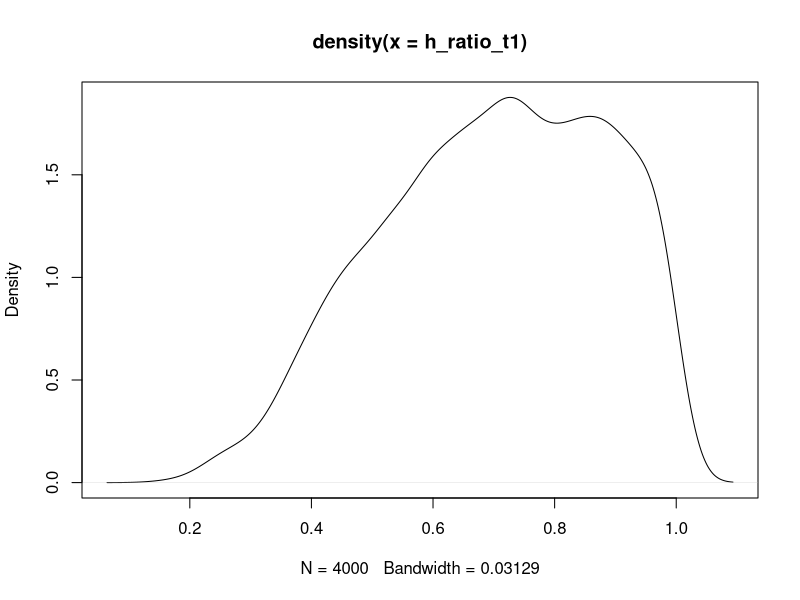
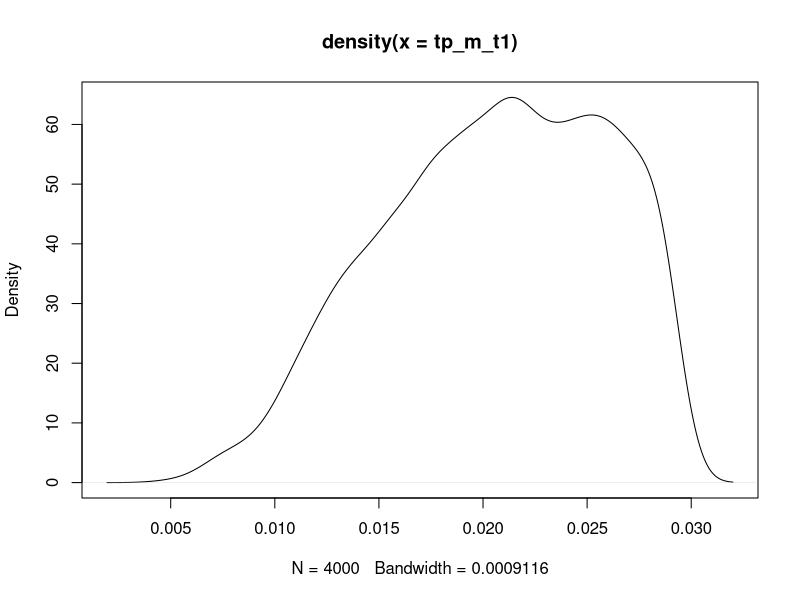
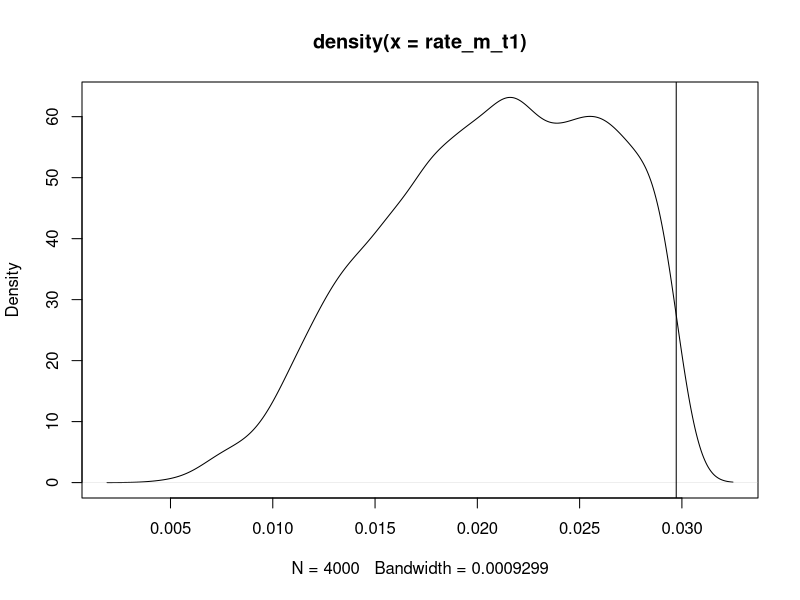

R code for these plots, in order:
###########################
# P2 OLD STUFF
##########################

##############################
# Proposal 3: Melanoma
##############################

set.seed(20)
options(scipen=999) # trun off scientifc notation (for convergence axis)


######################################################################################################
##### INPUTS


###################
# simulation resoultion
MCouter <- 4000 # NOTE not bad convergence of EVTPI at MCouter = 40000
MCinner <- 4000 
# MCinner <- 10000 # m simulations for each inner loop
ptm <- proc.time() # start the clock


###################
# Epi parameters


# ignore below?
# early day 3 treatment
#mu_t1_U <- 0 # uninformed mean of treatment effect (log odds ratio scale)
#sigma_t1_U <- 0.5 # uninformed sd of treatment effect (log odds ratio scale) 
# UCI  log odds ratio
#0 + sigma_t1_U*1.96 # correct!
# UCI odds ratio
#exp(0 + sigma_t1_U*1.96)  # correct!
# LCI odds ratio
#exp(0 - sigma_t1_U*1.96)  # correct!
# informed priors 
#sigma_t0_I <- 0.
#sigma_t1_I <- 0.2

#########################
# health system model inputs (some may not be needed)
Utilisation =  0  
Incidence =  1137 #(NICE budget impact statements) 
#Prevalence =  # ignore for now!
Time_info =  10   
D_rate =  0.035 
k = 15000 
#Time_research =  6
#Time_delay_informprior = 0.5 # set later in code: do for two options: 6 months (0.5 ) and 2 years (2)
Cost_research_NETSCC =  2522710
Cost_research_NHS = -62410967



# Uninformed prior on LOR 
###################

#ignore?
######################################################################################################
# [2] Specify a diffuse prior on the log odds ratio of functional recovery
#LO_t0_U <- rnorm(MCouter, mu_t0_U, sigma_t0_U)
#LOR_t1_U <- rnorm(MCouter, mu_t1_U, sigma_t1_U)
#plot(density(LOR_t1_U))
#priorplot.df <- as.data.frame(LO_t0_U)
#ggplot(priorplot.df, aes(x=LO_t0_U)) + geom_density(fill = "blue", alpha = 0.5) +
#  geom_hline(yintercept = 0, size = 1) + 
#  geom_vline(xintercept = 0, size = 1) +
#  annotate("text", x=4.5, y=0.17, label="~N(mean = 0, sd = 2)", size = 5) + 
#  ggtitle("Prior distribution of functional recovery for each treatment") + 
#  scale_x_continuous("Log odds of functional recovery") +
#  scale_y_continuous("Density") +
#  theme_igray()
#plot(density(LO_t1_U))
#########################################################################################
# [3] Now a range of (l) implied plausible values for the proportion of people 
# expected to have the event with both treatments 
library(fdrtool)

P_t0_U <- 0.51
Odds_t0_U <- P_t0_U / (1 - P_t0_U)
LO_t0_U <- log(Odds_t0_U)

# halfnormal simulations on LOR 
sigma_t1_U <- 0.5
LOR_t1_U <- -rhalfnorm(MCouter, theta=sd2theta(sigma_t1_U))
#plot(density(LOR_t1_U))

LO_t1_U <- LO_t0_U + LOR_t1_U 
Odds_t1_U <- exp(LO_t1_U)
P_t1_U <- Odds_t1_U / (Odds_t1_U + 1) 

#plot(density(P_t1_U)) # looks good - about 99% of density over 0.25 - maybe too much probability at 0.5
#Odds_t1_U <- exp(LO_t1_U)
#P_t1_U <- Odds_t1_U / (1 + Odds_t1_U)

#summary(Odds_t1_U)
#summary(LOR_t1_U)
#plot(density(Odds_t1_U))
#plot(density(Odds_t1_U))

#################################
# NATURAL OUTCOME - NOT INCLUDING SECONDARY OUTCOMES!!!
##################################
# current treatment will always be better! so no uncertainty

# construct the (natural outcome) INB_t1 function 
# primary outcome is a good natural outcome (units = progression free survival at 2 years) 
INB_Event_nat = 1
NB_t0_U_nat <- P_t0_U*INB_Event_nat
NB_t1_U_nat <- 1/sd2theta(sigma_t1_U)*INB_Event_nat #analytic mean
E_NB_t0_U_nat <- mean(NB_t0_U_nat)
E_NB_t1_U_nat <- mean(NB_t1_U_nat)
# events per year for each treatment
E_NB_t0_U_nat*Incidence
E_NB_t1_U_nat*Incidence




#################################
# NATURAL OUTCOME -  SECONDARY OUTCOMES INCLUDED
##################################

# difference in costs
# use markov to convert 2 year PFS to mean time to transition

# notes on function --- BETTER FORMULA BELOW!!! expected_time_in_state2
####################
# based on Toronto course markov model
#perc_in_state : % in the state you care about
#at_time : % in the state you care about at time X (in months)
#numb_cycles: how long to run the markov 
# model assumes constant risk over time! 

expected_time_in_state <- function(perc_in_state, at_time, numb_cycles){
  
  # model as prob of leaving state
  #perc_in_state = 0.37
  prob_leave_state <- 1 - perc_in_state # probability of not being the the start state when time = at_time
  
  rate_leave <- -log(1-prob_leave_state )/at_time
  # one month probability of leaving starting state (transition from state S to state not S)
  p.S_notS <- 1 - exp(-rate_leave)
  p.S_notS
  
  
  #p.S_S <- exp(--log(1-perc_in_state)/at_time) 
  
  n.t <- numb_cycles                                    # number of cycles
  v.n <- c("start state", "not start state")  # state names
  n.s<- length(v.n)                            # number of states
  m.P <- rbind(c(1-p.S_notS, p.S_notS), # Transition matrix
               c(0,            1))
  
  m.TR <- matrix(NA, nrow = n.t, ncol = n.s, 
                 dimnames = list(1:n.t, v.n))   # create Markov trace
  m.TR[1,] <- c(1,0)                         # initialize Markov trace
  for (t in 2:n.t)                             # throughout the number of cycles
  {
    m.TR[t, ] <-m.TR[t - 1,] %*% m.P           # estimate the Markov trace for cycle t 
  }
  
  # go from cumulative sum in start state to the differences in % after each month
  # i.e. 97% in state after 1 month => 3% only lived one month
  # 94% in state after 2 months => 3% more lived 2 months... etc 
  vec <- m.TR[,1] # create start state as cumulative sum vector
  startstate <- -c(vec[1],diff(vec))
  
  # get weighted average for months to progression
  
  # weighted average of % progressed in month i x month i 
  startstate %*% 0:(n.t - 1)
  
}



# alternative formula possible - analytic matrix solution:
# https://www.researchgate.net/profile/J_Beck3/publication/16527320_The_Markov_Process_in_Medical_Prognosis/links/53fb3ec40cf20a4549705c5b.pdf
# the initial part assumes constant risks over time (prob of transitioning from pre prog to death or post prog)
# implicity runs the markov to infinity

expected_time_in_state2 <- function(perc_in_state, at_time){
  
  # model as prob of leaving state
  #perc_in_state = 0.37
  prob_leave_state <- 1 - perc_in_state # probability of not being the the start state when time = at_time
  
  rate_leave <- -log(1-prob_leave_state )/at_time
  # one month probability of leaving starting state (transition from state S to state not S)
  p.S_notS <- 1 - exp(-rate_leave)
  p.S_notS
  
  # based on p431 of 
  # https://www.researchgate.net/profile/J_Beck3/publication/16527320_The_Markov_Process_in_Medical_Prognosis/links/53fb3ec40cf20a4549705c5b.pdf
  # The "matrix" Q you are interested in
  p.S_S <- 1- p.S_notS
  
  # fundamental matrix (N) = the inverse of (I - Q), where I is identity and Q is the matrix
  # you are interested in
  #
  solve(1 - p.S_S)
  # this tells you how many cycles you will spend in the state S 
  
}



mean_time_preProg_t0 <- expected_time_in_state2(perc_in_state = 0.51, at_time = 24)
mean_time_preProg_t0
# people spend 33.5 months on average for progression free
# (note: median around 25 months according to this)

# per person costs
Drug_cost_month <- 6000

# average cost per person
mean_time_preProg_t0*Drug_cost_month

# in general purpose file!
# CONTINUOUS ACCRUAL AND DISCOUNTING FORMULA
#####################################
# for costs and populations
# NB inputs in YEARS!!!
# if something builds up steadly over time (like population)
# put in yearly accrual (incidence)
# and this extends it for the required number of YEARS and
# discounts appropriately
contin_accrual_disc <- function(D_rate, accrual_per_year, years, start_year = 0){
  (accrual_per_year/-D_rate) * (exp(-D_rate*years) - exp(-D_rate*start_year))
}

# average cost per person (discounted)
contin_accrual_disc(D_rate, Drug_cost_month*12, mean_time_preProg_t0/12)





### Costs and consequences table
##########

# expected yearly additional costs of using control treatment
mean_time_preProg_t0*Drug_cost_month*Incidence


# 2 year PFS for current treatment 
P_t0_U*Incidence

# non-inferiority according to proposal
(0.51 - 0.079)*Incidence

# this implies a cost per additinal 2 year PFS of

mean_time_preProg_t0*Drug_cost_month*Incidence/((0.51 - 0.079)*Incidence)

# equivalent spent else where in health system

(mean_time_preProg_t0*Drug_cost_month*Incidence/((0.51 - 0.079)*Incidence))/k





MCD_nat = 0.079 # this is the difference between equivalent effects for t1 and t0
# i.e. it reflects how much better the new treatment is on the secondary outcomes

INB_t1_U_nat <- P_t1_U - P_t0_U + MCD_nat
# i.e. if the probabiliyt of the primary event was the same in both treatments then t1 would be
# better as it has better secondary characteristics. This advantage is represented by the MCD

# old stuff
#INB_Event_nat = 1
#used analytic expectation of half normal = 1/theta
# events per year for each treatment
#E_NB_t0_U_nat*Incidence
#E_NB_t1_U_nat*Incidence
# old stuff

NB_t0_U_nat <- P_t0_U
NB_t1_U_nat <- P_t1_U + MCD_nat
E_NB_t0_U_nat <- mean(NB_t0_U_nat) #both analytic so no real need for this!
E_NB_t1_U_nat <- mean(NB_t1_U_nat) #both analytic so no real need for this!

# vector for calculating VOI outputs- needs to use simulations
NB_t_U_nat <- cbind(NB_t0_U_nat, NB_t1_U_nat)


# Population calculations - no delay (ignore prevalence!)
##############################################
#Pop_total <- (Incidence/-D_rate) * (exp(-D_rate*Time_info) - exp(-D_rate*0))
# Incidence                                                     time end                time start
#Pop_during_trial <-  ((Incidence) /-D_rate) * (exp(-D_rate*Time_research) - exp(-D_rate*0))
#Pop_after_trial <-  ((Incidence) /-D_rate) * (exp(-D_rate*Time_info) - exp(-D_rate*Time_research))


# Best outcome with uninformed prior 
#EVTCI_U_nat = max(0, E_INB_t1_U_nat) # in this case should always equal zero if no Monte carlo error
NB_EVTCI_U = max(E_NB_t0_U_nat, E_NB_t1_U_nat) # 

# EVTPI with uninformed prior and natural outcome
#EVTPI_U_nat <- mean(apply(INB_t_U_nat, 1, max))
NB_VTPI_U <- apply(NB_t_U_nat, 1, max) #so I can check convergence
NB_EVTPI_U <- mean(NB_VTPI_U)


NB_EVPI_U <-  NB_EVTPI_U - NB_EVTCI_U
#Running mean to check convergence
#EVTPI.run<-c(rep(0,150))
#for (i in 1:150){
#  EVTPI.run[i]<-mean(NB_VTPI_U_nat[1:(i*(MCouter/150))])
#}
#plot(seq(1,i*(MCouter/150), length.out = length(EVTPI.run)), EVTPI.run, type="l",lty=1, xlab="Simulation", ylab="EVTPI")
# does not really appear to be converged until 45K as far as we can tell
# need to check when converted to natrual outcomes


# annual outcomes
#####################
# ADDITIONAL PFS per year from doing study (compared to best treatment)
NB_EVTPI_U*Incidence - NB_EVTCI_U*Incidence


# full time horizon outcomes 
# full time horizon effect of implementing best treatment (both treatments the same here!)
#NB_maxt_U_nat <- Pop_total*NB_EVTCI_U_nat
# adjust to eliminate MC error
#E_imp_t0_U <- Pop_total*(Incidence/2) 

# vector of payoff vs time to researcdh report
#Time_research_vec <- c(0:15)
#Pop_total_vec <- rep(Pop_total, length(Time_research_vec))
#Pop_during_trial_vec <- ((Incidence) /-D_rate) * (exp(-D_rate*Time_research_vec) - exp(-D_rate*0))
#Pop_after_trial_vec <- ((Incidence) /-D_rate) * (exp(-D_rate*Time_info) - exp(-D_rate*Time_research_vec))
#NB_E_maxt_trial_U_nat_vec <- Pop_during_trial_vec*NB_EVTCI_U_nat + Pop_after_trial_vec*NB_EVTPI_U_nat
#NB_maxt_U_nat_vec <- Pop_total*NB_EVTCI_U_nat
#natural_outcome_time_to_research_data <- data.frame(Time_research_vec = Time_research_vec,
#           )
#
#write.csv("natural_outcome_time_to_research_data")



#######################################
# INSTANT trial result (proposal says 6 years)
# IGNORE option to add extra trial arms (underestimates benefit)
# NATURAL OUTCOMES so completely ignores research costs to the NHS
# Population calculations - no delay (ignore prevalence!)
##############################################

Time_info = 10
Time_research = 0 # instant
Cost_research_NETSCC =  2522710
#Cost_research_NHS_budget = -62410967


Pop_total <- (Incidence/-D_rate) * (exp(-D_rate*Time_info) - exp(-D_rate*0))
# Incidence                                                     time end                time start
Pop_during_trial <-  ((Incidence) /-D_rate) * (exp(-D_rate*Time_research) - exp(-D_rate*0))
Pop_after_trial <-  ((Incidence) /-D_rate) * (exp(-D_rate*Time_info) - exp(-D_rate*Time_research))

## Net benfit of immediately implemeting best treatment (Approval)
NB_maxt_U <- Pop_total*NB_EVTCI_U

# EVPI
NB_EVTPI_U - NB_EVTCI_U
################### NB from costlessly and instantly) Implementing best treatment
# and carrying out perfect trial (with perfect implementing of result)
NB_E_maxt_trial_U <- Pop_during_trial*NB_EVTCI_U + Pop_after_trial*NB_EVTPI_U 

# ICER
# difference in effects (between trial and implementign best treatment)
NB_E_maxt_trial_U - NB_maxt_U
# difference in costs (between trial and implementign best treatment)
Cost_research_NETSCC
# the ICER
Cost_research_NETSCC/(NB_E_maxt_trial_U - NB_maxt_U)




#######################################
# Trial takes 6 years (same duration as proposal says)
# IGNORE option to add extra trial arms (underestimates benefit)
# NATURAL OUTCOMES so completely ignores research costs to the NHS
# Population calculations - no delay (ignore prevalence!)
##############################################

Time_info = 10
Time_research = 6 
Cost_research_NETSCC =  2522710
#Cost_research_NHS_budget = -62410967

Pop_total <- (Incidence/-D_rate) * (exp(-D_rate*Time_info) - exp(-D_rate*0))
# Incidence                                                     time end                time start
Pop_during_trial <-  ((Incidence) /-D_rate) * (exp(-D_rate*Time_research) - exp(-D_rate*0))
Pop_after_trial <-  ((Incidence) /-D_rate) * (exp(-D_rate*Time_info) - exp(-D_rate*Time_research))

## Net benfit of immediately implemeting best treatment (Approval)
NB_maxt_U <- Pop_total*NB_EVTCI_U


################### NB from costlessly and instantly) Implementing best treatment
# and carrying out perfect trial (with perfect implementing of result)
NB_E_maxt_trial_U <- Pop_during_trial*NB_EVTCI_U + Pop_after_trial*NB_EVTPI_U 

# ICER
# difference in effects (between trial and implementign best treatment)
NB_E_maxt_trial_U - NB_maxt_U
# difference in costs (between trial and implementign best treatment)
Cost_research_NETSCC
# the ICER
Cost_research_NETSCC/(NB_E_maxt_trial_U - NB_maxt_U)



#######################################
# Trial takes 10 years (proposal says 6 )
# IGNORE option to add extra trial arms (underestimates benefit)
# NATURAL OUTCOMES so completely ignores research costs to the NHS
# Population calculations - no delay (ignore prevalence!)
##############################################

Time_info = 10
Time_research = 10 
Cost_research_NETSCC =  2522710
#Cost_research_NHS_budget = -62410967

Pop_total <- (Incidence/-D_rate) * (exp(-D_rate*Time_info) - exp(-D_rate*0))
# Incidence                                                     time end                time start
Pop_during_trial <-  ((Incidence) /-D_rate) * (exp(-D_rate*Time_research) - exp(-D_rate*0))
Pop_after_trial <-  ((Incidence) /-D_rate) * (exp(-D_rate*Time_info) - exp(-D_rate*Time_research))

## Net benfit of immediately implemeting best treatment (Approval)
NB_maxt_U <- Pop_total*NB_EVTCI_U


################### NB from costlessly and instantly) Implementing best treatment
# and carrying out perfect trial (with perfect implementing of result)
NB_E_maxt_trial_U <- Pop_during_trial*NB_EVTCI_U + Pop_after_trial*NB_EVTPI_U 

# ICER
# difference in effects (between trial and implementign best treatment)
NB_E_maxt_trial_U - NB_maxt_U
# difference in costs (between trial and implementign best treatment)
Cost_research_NETSCC
# the ICER
Cost_research_NETSCC/(NB_E_maxt_trial_U - NB_maxt_U)


















#####################################################################################
# Economic inputs
# take account of QALYs and aquisition costs
# ignore any other secondary outcomes
######################################################################################

#####################
#####################
# START MARKOV approach
#####################

# transition probability for death from natrual causes
########################################################
# http://mfne.org/learn-about-melanoma/facts-about-melanoma-and-skin-cancer/
start_age <- 53 # average age of diagnosis 52 then we assume they are started on drugs and 
# randomised at year 1
# from NICE proposal: "The model adopted a lifetime time horizon of 40 years"
# from life tables (averaged tps from CHE advanced course for men and women for everyone over 55)
p.Pre_Dead_yr <- 0.0681 
rate.Pre_Dead_m <- -log(1 - p.Pre_Dead_yr)/12 #montly rate of death
p.Pre_Dead <- 1 - exp(-rate.Pre_Dead_m) # monthly transition probability

# TP Pre -> Post (stable to progressed)
###################
# t0 monthly rate
rate_m_t0 <- -(log(1- P_t0_U  ))/24  # 24 as 24 months in 2 years 
# monthly TP
tp_m_t0 <- 1 - exp(- rate_m_t0)
# t0 yearly rate
#rate_yr_t0 <- -(log(1- P_t0_U  ))/2  #  2 years 
# yearly TP
#tp_yr_t0 <- 1 - exp(- rate_yr_t0)



sigma_t1_U = 0.5

#plot(density(-rhalfnorm(MCouter, theta=sd2theta(sigma_t1_U))))
#plot(density(rnorm(MCouter, 0, 0.5)))
# "very uncertain prior"
log_h_ratio_t1 <- -rhalfnorm(MCouter, theta=sd2theta(sigma_t1_U))
h_ratio_t1 <- exp(log_h_ratio_t1) # to compare to Bennette paper 
log_rate_m_t0 <- log(rate_m_t0)

log_rate_m_t1 <- log_rate_m_t0 + log_h_ratio_t1
rate_m_t1 <- exp(log_rate_m_t1)

tp_m_t1 <- 1 - exp(- rate_m_t1)

plot(density(h_ratio_t1))
plot(density(tp_m_t1))
plot(density(rate_m_t1))
abline(v = rate_m_t0)

summary(tp_m_t1)

# t1 monthly rate
rate_m_t1 <- -(log(1- P_t1_U  ))/24  # 24 as 24 months in 2 years 
# monthly TP
tp_m_t1 <- 1 - exp(- rate_m_t1)
mean(tp_m_t1)
sd(tp_m_t1)
# t1 yearly rate (to compare to Benette approach)
#rate_yr_t1 <- -(log(1- P_t1_U  ))/2  # 2 as 2 years 
# monthly TP
#tp_yr_t1 <- 1 - exp(- rate_yr_t1)
#plot(density(tp_yr_t1))

# time from post progression to death (same for both treatments)
#################################
# from KEYNOTE-002 (Ribas 2015) and 
# follow up to KEYNOTE-002: http://oncologypro.esmo.org/Meeting-Resources/ESMO-2016/Final-overall-survival-for-KEYNOTE-002-pembrolizumab-pembro-versus-investigator-choice-chemotherapy-chemo-for-ipilimumab-ipi-refractory-melanoma
# 24m OS 37% (from follow up)
E_months_alive <- expected_time_in_state(perc_in_state = 0.37, at_time=24, numb_cycles=200)
E_months_alive
# 6m PF 36% (from KEYNOTE-002)
E_months_PF <- expected_time_in_state(perc_in_state = 0.36, at_time=6, numb_cycles=200)
E_months_PF
# time between progression and death
E_months_alive - E_months_PF

# transition probability associated with this time 
# major fudge! just keep trying values untill get correct answer!
# 
X = 0.258
perc_in_state <- X
at_time = 24

prob_leave_state <- 1 - perc_in_state # probability of not being the the start state when time = at_time
rate_leave <- -log(1-prob_leave_state )/at_time
# one month probability of leaving starting state (transition from state S to state not S)
p.S_notS <- 1 - exp(-rate_leave)
p.S_notS

expected_time_in_state(perc_in_state = X, at_time = 24, numb_cycles =200) 
# choose X (and p.S_notS) such that expected_time_in_state = E_months_alive - E_months_PF
# expected_time_in_state = 18.2 months
#p.S_notS is the answer I need
# answer p.S_notS = 0.05488609 => expected_time_in_state = 18.2 months


########################
# Markov model
####################
# notes:
# 3 states: stable (pre progress), progressed, dead
# monthly cycles 
# stable = pre prog
# strictly speaking the markov structure here is wastefull in the t0 case as there is
# nothing uncertain in the t0 model!

###############################################################################################

n.t <- 40*12         # number of cycles: run for 40 years (like in NICE guidance)
v.n <- c("stable", "progressed", "dead")  # state names
n.s<- length(v.n)                            # number of states
nsim <- length(tp_m_t1) #the only uncertain quantity!

###############
# MARKOV old treatment: t0 (treat to progression)
###############

p.SD <- p.Pre_Dead # described above (prob from stable to dead)
p.SP <- tp_m_t0 # defined above (probability from stable to progressed)
p.PD <- 0.05488609 # see above 

# cost of being in stable states
c.S  <- 100         
c.P  <- 300 + 6000 # cost of care + cost of drug                
c.D  <- 0

u.S  <- 0.79065/12              # utility (per month) of being in stable state (pre prog) - from NICE
u.P  <- 0.71655/12              # utility (per month) of being in the progressed state - from NICE
u.D  <- 0

S <- P <- D <- matrix(0, ncol=n.t, nrow =  nsim,
                      dimnames = list(1:nsim, 1:n.t))  #initialize State matrices

S[,1] <- 1  # assign every proportion across the simulations to the stable state
for (t in 2:n.t)
{
  S[, t] <- S[ ,t - 1] * (1 - p.SD - p.SP)                       # calulate the prop of cohort in S
  P[, t] <- P[ ,t - 1] * (1 - p.PD) + S[ ,t -1] * p.SP           # calulate the prop of cohort in P
  D[, t] <- D[ ,t - 1] + S[ ,t - 1] * p.SD + P[ ,t - 1] * p.PD   # calulate the prop of cohort in D
}

TE_t0 <- rowSums(u.S * S + u.P * P + u.D * D)    # total QALYs for all simulations
TC_t0 <- rowSums(c.S * S  + c.P * P + c.D * D)    # total cost for all simulations

E_TE_t0 <- mean(TE_t0)
E_TC_t0 <- mean(TC_t0)




###############
# MARKOV new treatment: t1 (treat for 12 months)
###############

p.SD <- p.Pre_Dead # described above (prob from stable to dead)
p.SP <- tp_m_t1 # defined above (probability from stable to progressed)
p.PD <- 0.05488609 # see above 

# cost of being in stable states
c.S  <- 100         
c.P  <- 300  # cost of care + cost of drug                
c.D  <- 0

u.S  <- 0.79065/12              # utility (per month) of being in stable state (pre prog) - from NICE
u.P  <- 0.71655/12              # utility (per month) of being in the progressed state - from NICE
u.D  <- 0

S <- P <- D <- matrix(0, ncol=n.t, nrow =  nsim,
                      dimnames = list(1:nsim, 1:n.t))  #initialize State matrices

S[,1] <- 1  # assign every proportion across the simulations to the stable state
for (t in 2:n.t)
{
  S[, t] <- S[ ,t - 1] * (1 - p.SD - p.SP)                       # calulate the prop of cohort in S
  P[, t] <- P[ ,t - 1] * (1 - p.PD) + S[ ,t -1] * p.SP           # calulate the prop of cohort in P
  D[, t] <- D[ ,t - 1] + S[ ,t - 1] * p.SD + P[ ,t - 1] * p.PD   # calulate the prop of cohort in D
}

TE_t1 <- rowSums(u.S * S + u.P * P + u.D * D)    # total QALYs for all simulations
TC_t1 <- rowSums(c.S * S  + c.P * P + c.D * D)    # total cost for all simulations

E_TE_t1 <- mean(TE_t1)
E_TC_t1 <- mean(TC_t1)



#####################
#####################
# END MARKOV approach
#####################


NB_t0_U <- TE_t0 - TC_t0/k
NB_t1_U <- TE_t1 - TC_t1/k

# vector for calculating VOI outputs
# also need to inlcude aquisition costs at the individual level
NB_t_U <- cbind(NB_t0_U, NB_t1_U)




# expected NB per person for each treatment 
E_NB_t0_U <- mean(NB_t0_U)
E_NB_t1_U <- mean(NB_t1_U)


#  EVTCI_U 
NB_EVTCI_U <- max(E_NB_t0_U, E_NB_t1_U)

# EVTPI_U 
NB_EVTPI_U <- mean(apply(NB_t_U, 1, max))

# EVPI
NB_EVPI_U <- NB_EVTPI_U - NB_EVTCI_U






#######################################
# NOT JUST PURE INFORMATION VALUE!!
# INSTANT trial result (proposal says 6 years)
#
# Population calculations - no delay (ignore prevalence!)
##############################################

Time_info = 10
Time_research = 0 # instant
#Cost_research_NETSCC # already defined above
#Cost_research_NHS 

Pop_total <- (Incidence/-D_rate) * (exp(-D_rate*Time_info) - exp(-D_rate*0))
# Incidence                                                     time end                time start
Pop_during_trial <-  ((Incidence) /-D_rate) * (exp(-D_rate*Time_research) - exp(-D_rate*0))
Pop_after_trial <-  ((Incidence) /-D_rate) * (exp(-D_rate*Time_info) - exp(-D_rate*Time_research))

## NOT ALLOWED DO THIS! Net benfit of immediately implemeting best treatment (Approval)
#NB_maxt_U <- Pop_total*NB_EVTCI_U

NB_mandatedt_U <- E_NB_t0_U*Pop_total

################### NB from costlessly and instantly) Implementing best treatment
# and carrying out perfect trial (with perfect implementing of result)
NB_E_mandatedt_trial_U <- Pop_during_trial*E_NB_t0_U + Pop_after_trial*NB_EVTPI_U #-
#Cost_research_NHS/k # trial reports instantly so nothing will be saved during the trial in treatment costs.

# ICER
# difference in effects (between trial and implementign best treatment)
NB_E_mandatedt_trial_U - NB_mandatedt_U
# difference in costs (between trial and implementign best treatment)
Cost_research_NETSCC
# the ICER
Cost_research_NETSCC/(NB_E_mandatedt_trial_U - NB_mandatedt_U)






#######################################
# NOT JUST PURE INFORMATION VALUE!!
# trial takes the same time as stated in proposal
#
# Population calculations - no delay (ignore prevalence!)
##############################################

Time_info = 10
Time_research = 6
#Cost_research_NETSCC # already defined above
#Cost_research_NHS 

Pop_total <- (Incidence/-D_rate) * (exp(-D_rate*Time_info) - exp(-D_rate*0))
# Incidence                                                     time end                time start
Pop_during_trial <-  ((Incidence) /-D_rate) * (exp(-D_rate*Time_research) - exp(-D_rate*0))
Pop_after_trial <-  ((Incidence) /-D_rate) * (exp(-D_rate*Time_info) - exp(-D_rate*Time_research))

## NOT ALLOWED DO THIS! Net benfit of immediately implemeting best treatment (Approval)
#NB_maxt_U <- Pop_total*NB_EVTCI_U

NB_mandatedt_U <- E_NB_t0_U*Pop_total

################### NB from costlessly and instantly) Implementing best treatment
# and carrying out perfect trial (with perfect implementing of result)
NB_E_mandatedt_trial_U <- Pop_during_trial*E_NB_t0_U + Pop_after_trial*NB_EVTPI_U -
  Cost_research_NHS/k # assume that the cost savings reported in the proposal accurately 
# reflect the savings during the 6 years to the NHS from giving
# X people in the trial the new (cheaper treatment)
# note: this is probably overestimating savings as the savings
# were reported for a 10 year overall trial time

# ICER
# difference in effects (between trial and implementign best treatment)
NB_E_mandatedt_trial_U - NB_mandatedt_U
# difference in costs (between trial and implementign best treatment)
Cost_research_NETSCC
# the ICER
Cost_research_NETSCC/(NB_E_mandatedt_trial_U - NB_mandatedt_U)
